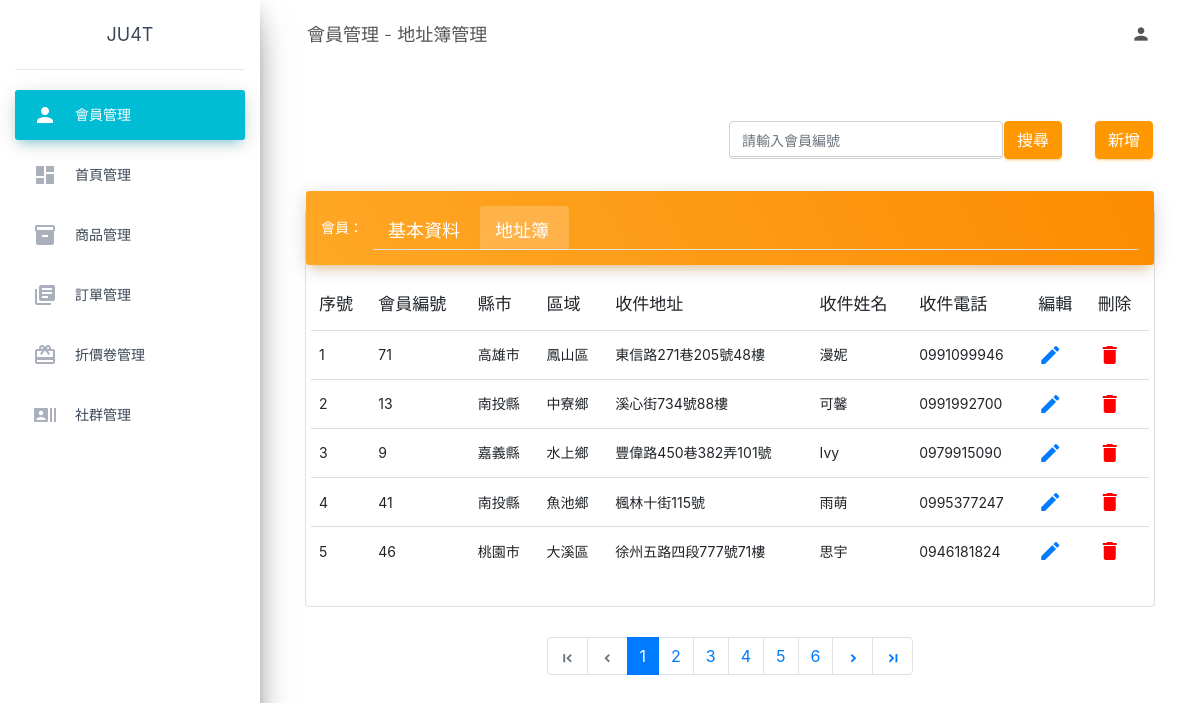
The app's page /members/members-address.php with its own data.
### tables this page shows
CREATE TABLE `member_address` (
  `sid` int(11) NOT NULL,
  `member_sid` int(11) DEFAULT NULL,
  `counties_sid` int(11) DEFAULT NULL,
  `district_sid` int(11) DEFAULT NULL,
  `receive_location` varchar(100) DEFAULT NULL,
  `receive_name` varchar(100) DEFAULT NULL,
  `receive_phone` char(10) DEFAULT NULL
);

CREATE TABLE `member_counties` (
  `sid` int(11) NOT NULL,
  `counties` varchar(100) DEFAULT NULL
);

CREATE TABLE `member_districts` (
  `sid` int(11) NOT NULL,
  `counties_sid` int(11) NOT NULL,
  `districts` varchar(100) NOT NULL,
  `postal_code` char(3) NOT NULL
);

### members/members-address.php (the view, shortened to what this page needs)
<?php
require __DIR__ . '/../db_connect.php';
?>
<?php include('../parts/html-head.php') ?>
<?php include('../parts/html-nav.php') ?>
<div>
    <?php
    $page = isset($_GET['page']) ? intval($_GET['page']) : 1;
    $search = isset($_GET['search']) ? $_GET['search'] : '';
    $params = [];
    $searchv = (intval($search) === 0)? "" :sprintf(" HAVING ma.member_sid=%s ",intval($search) ) ;
    $perPage = 5;
    $t_sql = "SELECT COUNT(1) FROM member_address WHERE 1";
    $totalRows = $pdo->query($t_sql)->fetch()['COUNT(1)'];
    $totalPages = ceil($totalRows / $perPage);
    $p_sql = sprintf(
        "SELECT
        ma.sid,
        ma.member_sid,
        ml.account ,
        md.postal_code,
        mc.counties ,
        md.districts,
        ma.receive_location,
        ma.receive_name,
        ma.receive_phone
         FROM member_address ma
         JOIN member_list ml on ma.member_sid = ml.sid
         JOIN member_counties mc on ma.counties_sid = mc.sid
         JOIN member_districts md on ma.district_sid = md.sid
         %s
         ORDER BY ma.sid ASC
         LIMIT %s, %s",
        $searchv,
        ($page - 1) * $perPage,
        $perPage
    );
    $stmt = $pdo->query($p_sql);
    $rows = $stmt->fetchAll();
    ?>
    <div class="container">
        <div class="row">
            <div class="col d-flex flex-row-reverse bd-hghlight">
                <form class="form-inline my-2 my-lg-0">
                     <input class="form-control me-2" type="search" name="search" placeholder="請輸入會員編號" aria-label="Search">
                    <button class="btn btn-warning" type="submit">搜尋</button>
                </form>
            </div>
            <div class="m-3">
                <a class="btn btn-warning" href="members-address-insert.php">新增</a>
            </div>
        </div>
        <div class="row">
            <div class="col-md-12">
                <div class="card card-plain">
                    <div class="card-header card-header-tabs card-header-warning">
                        <div class="nav-tabs-navigation">
                            <div class="nav-tabs-wrapper">
                                <span class="nav-tabs-title">會員：</span>
                                <ul class="nav nav-tabs" data-tabs="tabs">
                                    <li class="nav-item">
                                        <a class="nav-link " href="<?= WEB_ROOT ?>members.php">
                                            <span class="material-icons" style="font-size: 18px;">
                                                基本資料
                                            </span>
                                            <div class="ripple-container"></div>
                                        </a>
                                    </li>
                                    <li class="nav-item">
                                        <a class="nav-link active" href="<?= WEB_ROOT ?>members/members-address.php">
                                            <span class="material-icons" style="font-size: 18px;">
                                            </span>
                                            <div class="ripple-container"></div>
                                        </a>
                                    </li>
                                </ul>
                            </div>
                        </div>
                    </div>
                    <div class="card-body" id="data">
                        <div class="table-responsive">
                            <table class="table table-hover">
                                <thead class="">
                                    <th scope="col">序號</th>
                                    <th scope="col">會員編號</th>
                                    <th scope="col">縣市</th>
                                    <th scope="col">區域</th>
                                    <th scope="col">收件地址</th>
                                    <th scope="col">收件姓名</th>
                                    <th scope="col">收件電話</th>
                                    <th scope="col">編輯 </th>
                                    <th scope="col">刪除 </th>
                                </thead>
                                <tbody>
                                    <?php foreach ($rows as $r) : ?>
                                        <tr>
                                            <td><?= $r['sid'] ?></td>
                                            <td><?= $r['member_sid'] ?></td>
                                            <td><?= $r['counties'] ?></td>
                                            <td><?= $r['districts'] ?></td>
                                            <td><?= $r['receive_location'] ?></td>
                                            <td><?= $r['receive_name'] ?></td>
                                            <td><?= $r['receive_phone'] ?></td>
                                            <td>
                                            <a href="members-address-edit.php?sid=<?= $r['sid'] ?>">
                                                    <span class="material-icons">edit</span>
                                                </a>
                                            </td>
                                            <td>
                                                <a href="javascript: del_it(<?= $r['sid'] ?>)">
                                                    <span class="material-icons" style="color:red">
                                                    </span>
                                                </a>
                                            </td>
                                        </tr>
                                    <?php endforeach ?>
                                </tbody>
                            </table>
                        </div>
                    </div>
                </div>
            </div>
        </div>
        <div class="row">
            <div class="col">
                <nav aria-label="Page navigation example">
                    <ul class="pagination  justify-content-center">
                        <li class="page-item <?= $page == 1 ? 'disabled' : '' ?>">
                            <a class="page-link " href="?<?php
                                                        $params['page'] = 1;
                                                        echo http_build_query($params);
                                                        ?>">
                                <span class="material-icons" style="font-size: 15px; font-weight: bold;">
                                </span>
                            </a>
                        </li>
                        <li class="page-item <?= $page == 1 ? 'disabled' : '' ?>">
                            <a class="page-link " href="?<?php $params['page'] = $page - 1;
                                                        echo http_build_query($params); ?>">
                                <span class="material-icons" style="font-size: 15px; font-weight: bold;">
                                </span>
                            </a>
                        </li>
                        <?php for ($i = $page - 5; $i <= $page + 5; $i++) :
                            if ($i >= 1 and $i <= $totalPages) :
                        ?>
                                <li class="page-item <?= $page == $i ? 'active' : '' ?>">
                                    <a class="page-link " href="?<?php $params['page'] = $i;
                                                                echo http_build_query($params);  ?>">
                                        <?= $i ?>
                                    </a>
                                </li>
                        <?php endif;
                        endfor ?>
                        <li class="page-item <?= $page == $totalPages ? 'disabled' : '' ?>">
                            <a class="page-link " href="?<?php $params['page'] = $page + 1;
                                                        echo http_build_query($params); ?>">
                                <span class="material-icons" style="font-size: 15px; font-weight: bold;">
                                </span>
                            </a>
                        </li>
                        <li class="page-item <?= $page == $totalPages ? 'disabled' : '' ?>">
                            <a class="page-link " href="?<?php $params['page'] = $totalPages;
                                                        echo http_build_query($params); ?>">
                                <span class="material-icons" style="font-size: 15px; font-weight: bold;">
                                </span>
                            </a>
                        </li>
                    </ul>
                </nav>
            </div>
        </div>
    </div>
    <?php include('../parts/html-foot.php') ?>

### records on screen
member_address: sid "1", member_sid "71", counties_sid.counties "高雄市", district_sid.districts "鳳山區", receive_location "東信路271巷205號48樓", receive_name "漫妮", receive_phone "0991099946"
member_address: sid "2", member_sid "13", counties_sid.counties "南投縣", district_sid.districts "中寮鄉", receive_location "溪心街734號88樓", receive_name "可馨", receive_phone "0991992700"
member_address: sid "3", member_sid "9", counties_sid.counties "嘉義縣", district_sid.districts "水上鄉", receive_location "豐偉路450巷382弄101號", receive_name "Ivy", receive_phone "0979915090"
member_address: sid "4", member_sid "41", counties_sid.counties "南投縣", district_sid.districts "魚池鄉", receive_location "楓林十街115號", receive_name "雨萌", receive_phone "0995377247"
member_address: sid "5", member_sid "46", counties_sid.counties "桃園市", district_sid.districts "大溪區", receive_location "徐州五路四段777號71樓", receive_name "思宇", receive_phone "0946181824"

### other values on screen
$PageName "會員管理 - 地址簿管理"
